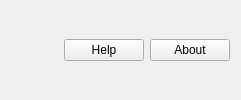
     <widget class="QFrame" name="formFrame">
      <property name="minimumSize">
       <size>
        <width>0</width>
        <height>0</height>
       </size>
      </property>
      <property name="baseSize">
       <size>
        <width>12</width>
        <height>10</height>
       </size>
      </property>
      <layout class="QHBoxLayout" name="horizontalLayout_10">
       <item>
        <widget class="QLabel" name="label_8">
         <property name="enabled">
          <bool>true</bool>
         </property>
         <property name="text">
          <string/>
         </property>
         <property name="pixmap">
          <pixmap resource="resources.qrc">:/images/splash.png</pixmap>
         </property>
        </widget>
       </item>
       <item>
        <spacer name="horizontalSpacer_8">
         <property name="orientation">
          <enum>Qt::Horizontal</enum>
         </property>
         <property name="sizeHint" stdset="0">
          <size>
           <width>40</width>
           <height>20</height>
          </size>
         </property>
        </spacer>
       </item>
       <item>
        <widget class="QPushButton" name="pushButton">
         <property name="cursor">
          <cursorShape>ArrowCursor</cursorShape>
         </property>
         <property name="mouseTracking">
          <bool>false</bool>
         </property>
         <property name="styleSheet">
          <string notr="true"/>
         </property>
         <property name="text">
          <string>Help</string>
         </property>
         <property name="icon">
          <iconset>
           <normaloff>images/new/icon_fragezeichen.svg</normaloff>images/new/icon_fragezeichen.svg</iconset>
         </property>
        </widget>
       </item>
       <item>
        <widget class="QPushButton" name="pushButton_2">
         <property name="text">
          <string>About</string>
         </property>
         <property name="icon">
          <iconset>
           <normaloff>images/new/icon_about_nitrokey.svg</normaloff>images/new/icon_about_nitrokey.svg</iconset>
         </property>
        </widget>
       </item>
      </layout>
     </widget>
